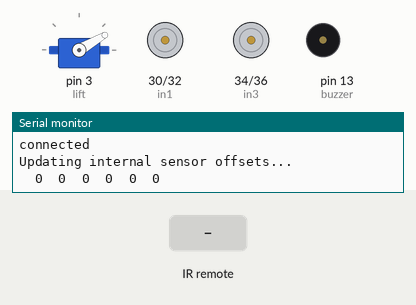
The program below on a simulated Arduino Mega 2560, built with avr-gcc and run on an emulated ATmega2560. On the bench: servo, motor-driver pin pairs drawn as motors (green arrow = first pin HIGH = forward, orange = second pin HIGH = backward, longer = more drive, scaled by the enable pin), buzzer (waves = sounding, pin HIGH), the last lines printed to the serial monitor. The test bench sets the inputs (shaded band).

Above: at 1.2 s.
1.3 s: infrared code 0x42 received
At 1.41 s:
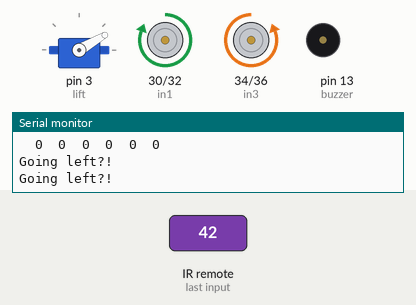
3.0 s: infrared code 0x8 received
At 3.8 s:
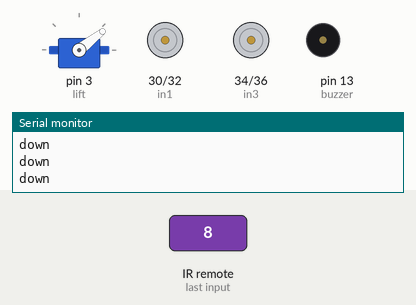
4.5 s: infrared code 0x8 received
At 5.0 s:
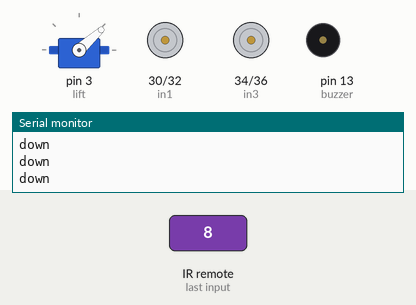
6.0 s: infrared code 0x42 received
At 6.12 s:
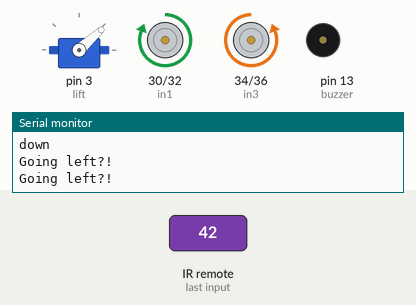
Timing chart, 0 to 8.7 s (numbered marks = the images above; inputs shaded):
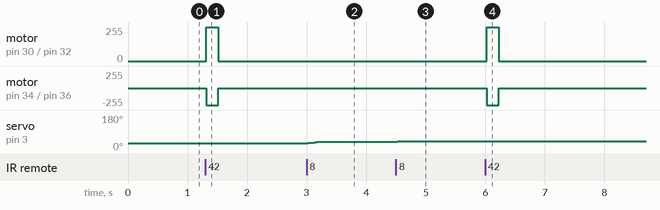

The program:

main.cpp
```cpp
#include <MPU6050.h>
#include <SimpleKalmanFilter.h>
#include <Servo.h> // servo dependencies


#include <Wire.h>

#include <Arduino.h>
#include <IRremote.hpp>
#include <Arduino_JSON.h>

// buzzer
const int buzzer = 13;
int note = 0;

using namespace std;
bool DONTMOVE = false;

//IR reciever pinout and key-setup
const int RECV_PIN = A0;
JSONVar irmap;

// Motor driver pinout
const int ena = 11;
const int enb = 10;

const int in1 = 30; // try switching these to see if error persists? is so, hardware fs
const int in2 = 32;
const int in3 = 34;
const int in4 = 36;

//GYRO Setup and Pinout
// const int SDA1 = 20;
// const int SCL1 = 21;
MPU6050 mpu;
SimpleKalmanFilter simpleKalmanFilter(100,2,0.05);
int16_t ax, ay, az;
int16_t gx, gy, gz;
int16_t axNew, ayNew, azNew;
int16_t gxNew, gyNew, gzNew;
int prev_val = 0;
int diff = 0;


//SERVO SETUP
Servo lift;


//ULTRASONIC SENSOR SETUP

// Define Trig and Echo pins.
const int TRIG_PIN = 50;
const int ECHO_PIN = 48;

// movement variables
int prev_key = -1;
int pause = 0;
int key;
int turn_counter;

int challenge_num = 0;
int challenge1_counter = 0;
int angle = 30;

void setup() {

  Serial.begin(9600);
  Wire.begin();
  //0 is closed
  lift.attach(3);
  lift.write(angle);


  Serial.println("started");
  mpu.initialize();
  if(mpu.testConnection()){
    Serial.println("connected");
  } else {
    Serial.println("not successfull");
  }

  // buzzer
  pinMode(buzzer, OUTPUT);

  // ir reciever pinout setup
  pinMode(RECV_PIN, INPUT);
  IrReceiver.begin(RECV_PIN, ENABLE_LED_FEEDBACK);
  irmap["3910598400"] = 0;
  irmap["4077715200"] = 1;
  irmap["3877175040"] = 2;
  irmap["2707357440"] = 3;
  irmap["4144561920"] = 4;
  irmap["3810328320"] = 5;
  irmap["2774204160"] = 6;
  irmap["3175284480"] = 7;
  irmap["2907897600"] = 8;
  irmap["3041591040"] = 9;
  irmap["3091726080"] = 66;
  irmap["0"] = 99;

  // motor driver pinout setup
  pinMode(ena, OUTPUT); // pwm
  pinMode(enb, OUTPUT); // pwm

  pinMode(in1, OUTPUT);
  pinMode(in2, OUTPUT);
  pinMode(in3, OUTPUT);
  pinMode(in4, OUTPUT);


  //ULTRASONIC SENSOR SETUP
  pinMode(TRIG_PIN, OUTPUT);
  pinMode(ECHO_PIN, INPUT);


  // mpu offsets
  Serial.println("Updating internal sensor offsets...\n");
  mpu.setXAccelOffset(-5485); //Set your accelerometer offset for axis X
  mpu.setYAccelOffset(1383); //Set your accelerometer offset for axis Y
  mpu.setZAccelOffset(991); //Set your accelerometer offset for axis Z
  mpu.setXGyroOffset(69);  //Set your gyro offset for axis X
  mpu.setYGyroOffset(2);  //Set your gyro offset for axis Y
  mpu.setZGyroOffset(-6);  //Set your gyro offset for axis Z

  /*Print the defined offsets*/
  Serial.print("\t");
  Serial.print(mpu.getXAccelOffset());
  Serial.print("\t");
  Serial.print(mpu.getYAccelOffset());
  Serial.print("\t");
  Serial.print(mpu.getZAccelOffset());
  Serial.print("\t");
  Serial.print(mpu.getXGyroOffset());
  Serial.print("\t");
  Serial.print(mpu.getYGyroOffset());
  Serial.print("\t");
  Serial.print(mpu.getZGyroOffset());
  Serial.print("\n");

  if(challenge_num == 1) {
    lift.write(5); forwards(255); delay(1000);
  }
}

void loop() {
  // catch IR signal and decide what to do

  if (pause >=3) {
    key = -1;
  }
  pause ++;
  if (IrReceiver.decode()) {
    String str = String(IrReceiver.decodedIRData.decodedRawData);
    key = irmap[str];
    pause = 0;

    IrReceiver.resume(); // Enable receiving of the next value
  } else {
    delay(50);
  }
  // Serial.println(key);


  // int distanceCentimeters = getDistanceCentimeters();


  // Print the distance on the Serial Monitor.
  // Serial.print("Distance = ");
  // Serial.print(distanceCentimeters);
  // Serial.println(" cm");

  // challenge specific code
  switch (challenge_num) {
    case 0: move(key); break;
    case 1: challengeOne(); break;
    case 2: challengeTwo(); break;
    case 3: challengeThree(); break;
  }


}

// movement functions
void move(int key) {
  if (key == 99 && (prev_key == 7 || prev_key == 9)) {
    turn_counter ++;
    if (turn_counter >= 1) {
      return;
    }
  } else if (key == 99) {
    key = prev_key;
  }
  turn_counter = 0;
  prev_key = key;
  // Serial.println(key);
  switch (key) {
    case 5: forwards(255); break;
    case 7: left(255); break;
    case 8: backwards(255); break;
    case 9: right(255); break;
    case 1: liftUp(); break;
    case 4: liftDown(); break;
    case 66: challenge_num = 1; lift.write(5); forwards(255); delay(1000); Serial.println("CHallenge 1 begins"); break;
    default: stop(); break;
  }
}

void stop() {
  analogWrite(ena, 0);
  analogWrite(enb, 0);
  digitalWrite(in1, LOW);
  digitalWrite(in2, LOW);
  digitalWrite(in3, LOW);
  digitalWrite(in4, LOW);
}

void forwards(int speed) {
  Serial.println("Going forwards?!");
  analogWrite(ena, speed);
  analogWrite(enb, speed);
  digitalWrite(in1, LOW);
  digitalWrite(in2, HIGH);
  digitalWrite(in3, LOW);
  digitalWrite(in4, HIGH);
}

void backwards(int speed) {
  Serial.println("Going back?!");

  analogWrite(ena, speed);
  analogWrite(enb, speed);
  digitalWrite(in1, HIGH);
  digitalWrite(in2, LOW);
  digitalWrite(in3, HIGH);
  digitalWrite(in4, LOW);
}

void left(int speed) {
  Serial.println("Going left?!");

  analogWrite(ena, speed);
  analogWrite(enb, speed);
  digitalWrite(in1, HIGH);
  digitalWrite(in2, LOW);
  digitalWrite(in3, LOW);
  digitalWrite(in4, HIGH);

}

void right(int speed) {
  Serial.println("Going roight?!");

  analogWrite(ena, speed);
  analogWrite(enb, speed);
  digitalWrite(in1, LOW);
  digitalWrite(in2, HIGH);
  digitalWrite(in3, HIGH);
  digitalWrite(in4, LOW);

}

//function to convert the signal from the ultrasonic sensor to a distance value
int getDistanceCentimeters() {
  // Clear the trigPin by setting it LOW.
  digitalWrite(TRIG_PIN, LOW);
  delayMicroseconds(5);


  // Trigger the sensor by setting the trigPin high for 10 microseconds.
  digitalWrite(TRIG_PIN, HIGH);
  delayMicroseconds(10);
  digitalWrite(TRIG_PIN, LOW);


  // Read the echoPin, pulseIn() returns the duration (length of the pulse) in microseconds.
  long durationMicroseconds = pulseIn(ECHO_PIN, HIGH);
  // Calculate the distance in centimeters. Note that at 20 degrees Celcius, the speed of sound
  // is roughly 0.034 cm / us.
  int distanceCentimeters = durationMicroseconds * 0.034 / 2;


  return distanceCentimeters;
}

//lift CONTORL FUNCTIONS


void liftUp() {
  Serial.println("up");
  if (angle >= -1){
    angle -= 2;
  }
  lift.write(angle);

}

void liftDown() {
  Serial.println("down");
  if (angle <= 40){
    angle += 2;
  }

  lift.write(angle);

}


// challenge operating stuff
void challengeOne() {

lift.write(30);

  //Get gyro data

  //mpu stuff
  mpu.getMotion6(&axNew, &ayNew, &azNew, &gxNew, &gyNew, &gzNew);
  ax = simpleKalmanFilter.updateEstimate(axNew) + 500;


  diff = ax - prev_val;

  Serial.print("a/g:\t");
  Serial.print(prev_val); Serial.print("\t");
  Serial.print(ax); Serial.print("\t");
  Serial.print(diff); Serial.print("\t");
  Serial.print(challenge1_counter); Serial.print("\t");
  Serial.println("");
  if (diff < -400){
    challenge1_counter += 1;
  }

  if (challenge1_counter >= 5){
    if (!DONTMOVE) {
        backwards(255);
      delay(800);
      DONTMOVE = true;
    }

    stop();
  } else{
    forwards(255);
  }


  prev_val = ax;
}

void challengeTwo() {
  return;
}

void challengeThree() {
  return;
}
```

Measured:
- after the input at 1.3 s, motor on pin 30 (in1) / pin 32 (in2): stopped → forward 255/255 at once, → stopped 0.20 s later; motor on pin 34 (in3) / pin 36 (in4): stopped → backward 255/255 at once, → stopped 0.20 s later
- after the input at 3.0 s, servo on pin 3 (lift): 30° → 38° at once
- after the input at 4.5 s, servo on pin 3 (lift): 38° → 42° at once
- after the input at 6.0 s, motor on pin 30 (in1) / pin 32 (in2): stopped → forward 255/255 at once, → stopped 0.20 s later; motor on pin 34 (in3) / pin 36 (in4): stopped → backward 255/255 at once, → stopped 0.20 s later
